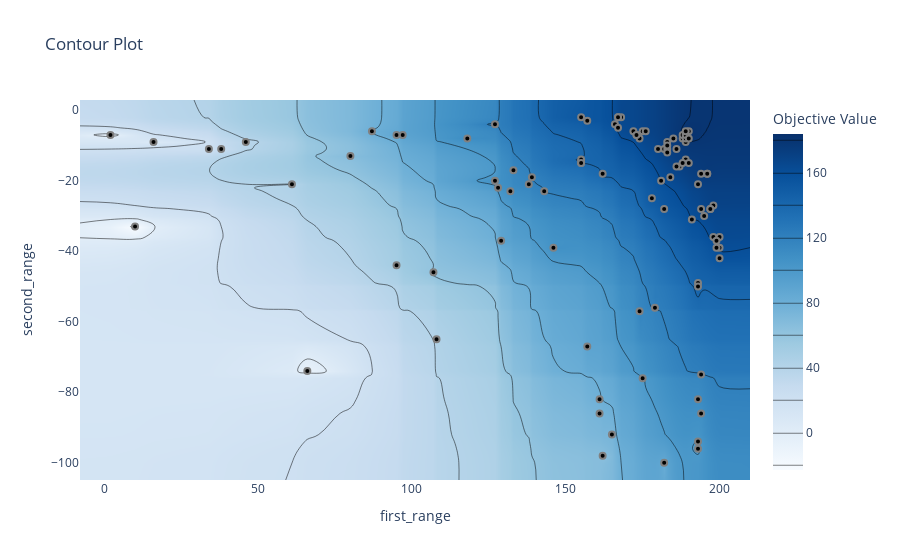

Here is the notebook cell this chart was saved with:
### Code cell
# Plotting a contour plot
contour_plot = vis.plot_contour(study, params=["first_range", "second_range"])
contour_plot.show()

### Figure 1 — Plotly figure (JSON) as saved in the notebook; plotly's stock layout.template omitted (floating-point values rounded to 4 significant figures; data arrays with more than 128 entries replaced by an {"elided": "..."} marker saying what was removed)
{"data": [{"colorbar": {"title": {"text": "Objective Value"}}, "colorscale": [[0, "rgb(247,251,255)"], [0.125, "rgb(222,235,247)"], [0.25, "rgb(198,219,239)"], [0.375, "rgb(158,202,225)"], [0.5, "rgb(107,174,214)"], [0.625, "rgb(66,146,198)"], [0.75, "rgb(33,113,181)"], [0.875, "rgb(8,81,156)"], [1, "rgb(8,48,107)"]], "connectgaps": true, "contours": {"coloring": "heatmap"}, "hoverinfo": "none", "line": {"smoothing": 1.3}, "reversescale": false, "type": "contour", "x": [-7.9, 2, 10, 16, 34, 38, 46, 61, 66, 80, 87, 95, 97, 107, 108, 118, 127, 128, 129, 132, 133, 138, 139, 143, 146, 155, 157, 161, 162, 165, 166, 167, 168, 172, 173, 174, 175, 176, 178, 179, 180, 181, 182, 183, 184, 185, 186, 187, 188, 189, 190, 191, 193, 194, 195, 196, 197, 198, 199, 200, 209.9], "y": [-104.9, -100, -98, -96, -94, -92, -86, -82, -76, -75, -74, -67, -65, -57, -56, -50, -49, -46, -44, -42, -39, -37, -36, -33, -31, -30, -28, -27, -25, -23, -22, -21, -20, -19, -18, -17, -16, -15, -14, -13, -12, -11, -10, -9, -8, -7, -6, -5, -4, -3, -2, 2.9], "z": {"elided": "52x61 int values"}}, {"marker": {"color": "black", "line": {"color": "Grey", "width": 2}}, "mode": "markers", "showlegend": false, "type": "scatter", "x": [16, 80, 95, 46, 107, 10, 127, 161, 108, 165, 198, 197, 194, 195, 197, 157, 139, 179, 174, 146, 61, 193, 181, 200, 198, 200, 200, 199, 129, 199, 138, 143, 132, 127, 128, 133, 178, 182, 182, 180, 183, 34, 186, 38, 166, 168, 167, 167, 155, 167, 157, 155, 155, 155, 189, 187, 190, 186, 188, 188, 185, 189, 188, 189, 190, 191, 189, 118, 190, 189, 173, 172, 174, 173, 95, 97, 87, 175, 176, 2, 175, 193, 193, 66, 194, 193, 194, 161, 194, 193, 196, 193, 196, 162, 183, 182, 184, 162, 183, 183], "y": [-9, -13, -44, -9, -46, -33, -4, -82, -65, -92, -27, -28, -28, -30, -28, -67, -19, -56, -57, -39, -21, -21, -20, -42, -36, -39, -36, -39, -37, -37, -21, -23, -23, -20, -22, -17, -25, -28, -11, -11, -11, -11, -11, -11, -4, -2, -2, -2, -2, -5, -3, -15, -14, -15, -14, -16, -15, -16, -15, -8, -8, -9, -7, -8, -6, -31, -7, -8, -8, -6, -7, -6, -8, -7, -7, -7, -6, -6, -6, -7, -76, -82, -49, -74, -86, -50, -75, -86, -18, -96, -18, -94, -18, -18, -12, -100, -19, -98, -9, -10]}], "layout": {"title": {"text": "Contour Plot"}, "xaxis": {"range": [-7.9, 209.9], "title": {"text": "first_range"}}, "yaxis": {"range": [-104.9, 2.9], "title": {"text": "second_range"}}}}
